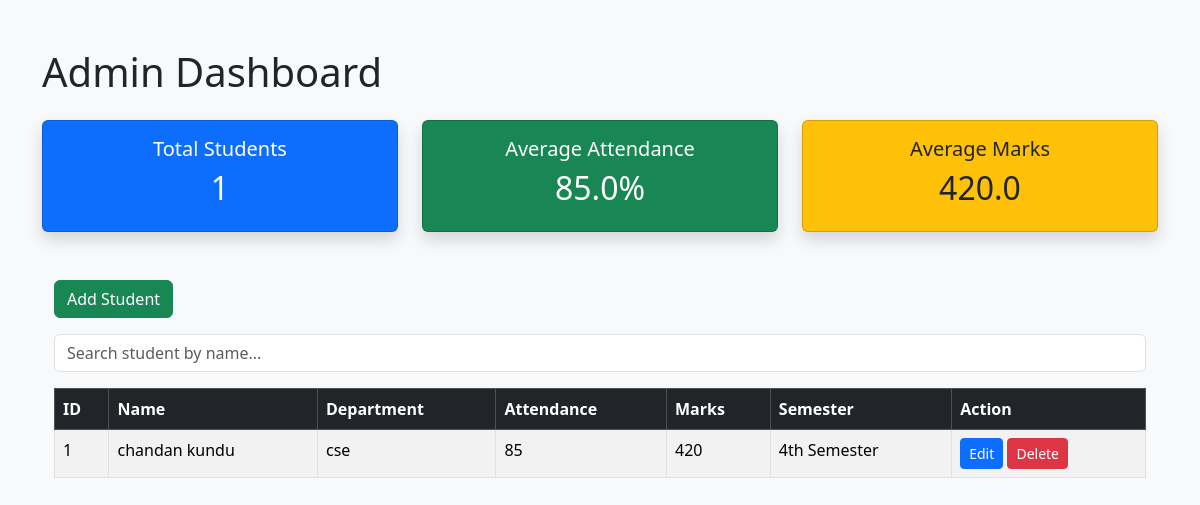
/admin, run on an earlier commit of the app's database.
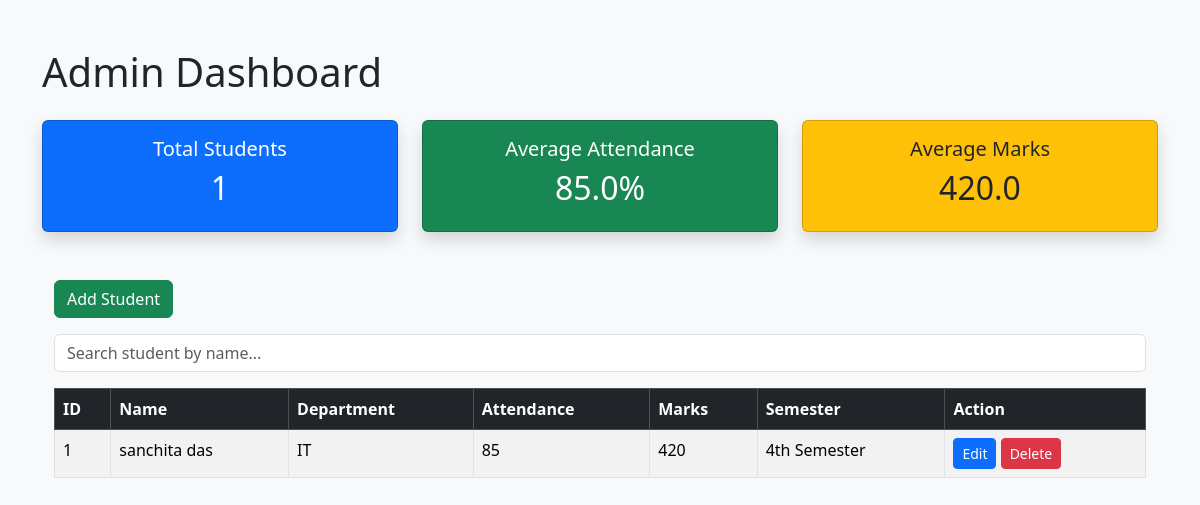
And on a later commit of the database.
### models.py (models this page shows)
class Student(db.Model):
    id = db.Column(db.Integer, primary_key=True)
    name = db.Column(db.String(100), nullable=False)
    email = db.Column(db.String(100), unique=True, nullable=False)
    department = db.Column(db.String(100))
    password = db.Column(db.String(100), nullable=False)
    attendance = db.Column(db.Integer, default=85)
    marks = db.Column(db.Integer, default=420)
    courses = db.Column(db.Integer, default=5)
    semester = db.Column(db.String(50), default="4th Semester")

### app.py (the view)
@app.route("/admin")
def admin():
    search = request.args.get("search")
    if search:
        students = Student.query.filter(
            Student.name.contains(search)
        ).all()
    else:
        students = Student.query.all()
    total_students = len(students)
    if total_students > 0:
        avg_attendance = sum(s.attendance for s in students) / total_students
        avg_marks = sum(s.marks for s in students) / total_students
    else:
        avg_attendance = 0
        avg_marks = 0
    return render_template(
        "admin_dashboard.html",
        students=students,
        total_students=total_students,
        avg_attendance=round(avg_attendance, 1),
        avg_marks=round(avg_marks, 1)
    )

### templates/admin_dashboard.html (shortened to what this page needs)
<!DOCTYPE html>
<html>
<head>
    <link href="https://cdn.jsdelivr.net/npm/bootstrap@5.3.3/dist/css/bootstrap.min.css" rel="stylesheet">
</head>
<body class="bg-light">
<div class="container mt-5">
    <h1 class="mb-4">Admin Dashboard</h1>
    <div class="row mb-4">
    <div class="col-md-4">
        <div class="card bg-primary text-white shadow">
            <div class="card-body text-center">
                <h5>Total Students</h5>
                <h2>{{ total_students }}</h2>
            </div>
        </div>
    </div>
    <div class="col-md-4">
        <div class="card bg-success text-white shadow">
            <div class="card-body text-center">
                <h5>Average Attendance</h5>
                <h2>{{ avg_attendance }}%</h2>
            </div>
        </div>
    </div>
    <div class="col-md-4">
        <div class="card bg-warning text-dark shadow">
            <div class="card-body text-center">
                <h5>Average Marks</h5>
                <h2>{{ avg_marks }}</h2>
            </div>
        </div>
    </div>
</div>
    <div class="container mt-5">
    <a href="/register" class="btn btn-success mb-3">
    Add Student
</a>
<form method="GET" action="/admin" class="mb-3">
    <input
        type="text"
        name="search"
        class="form-control"
        placeholder="Search student by name..."
    >
</form>
    <table class="table table-bordered table-striped">
        <thead class="table-dark">
            <tr>
                <th>ID</th>
                <th>Name</th>
                <th>Department</th>
                <th>Attendance</th>
                <th>Marks</th>
                <th>Semester</th>
                <th>Action</th>
            </tr>
        </thead>
        <tbody>
            {% for student in students %}
            <tr>
                <td>{{ student.id }}</td>
                <td>{{ student.name }}</td>
                <td>{{ student.department }}</td>
                <td>{{ student.attendance }}</td>
                <td>{{ student.marks }}</td>
                <td>{{ student.semester }}</td>
  <td>
    <a href="/edit_student/{{ student.id }}"
       class="btn btn-primary btn-sm">
       Edit
    </a>
    <a href="/delete_student/{{ student.id }}"
       class="btn btn-danger btn-sm">
       Delete
    </a>
</td>
            </tr>
            {% endfor %}
        </tbody>
    </table>
</div>
</body>
</html>

What changed in the data, as far as the page shows it:
changed Student "4th Semester": name "chandan kundu" → "sanchita das"; department "cse" → "IT"
